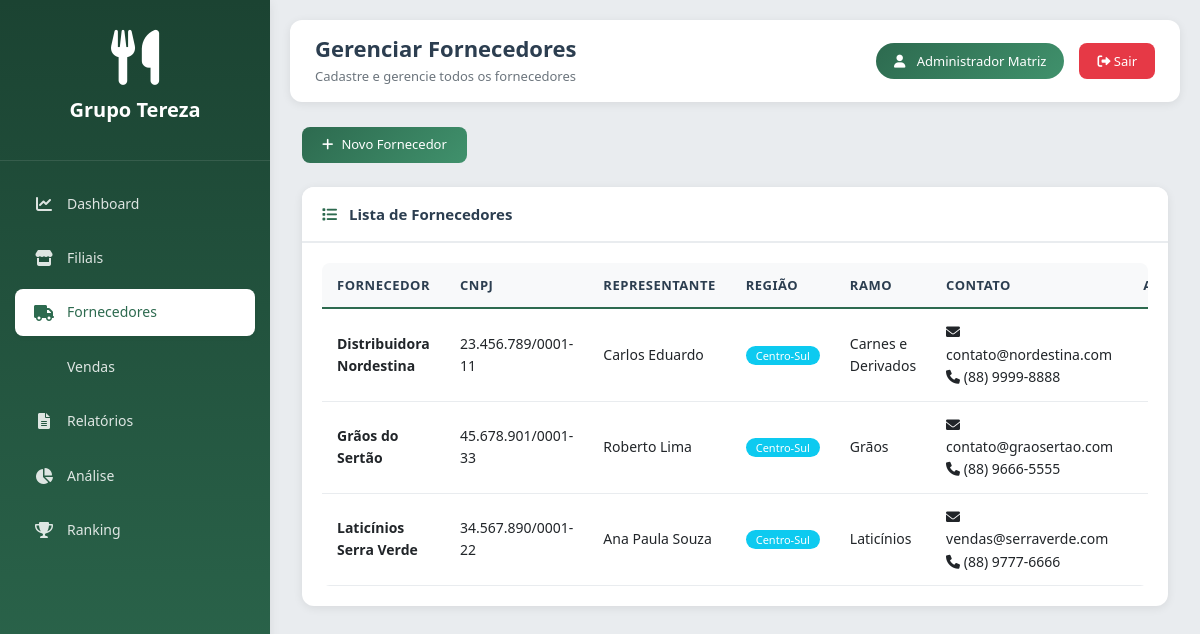
The page /teresa_gastronomia/public/index.php?action=matriz_fornecedores (signed in) on the database its author committed.
### tables this page shows
CREATE TABLE `fornecedores` (
  `id` int(11) NOT NULL,
  `nome` varchar(100) NOT NULL,
  `email` varchar(100) NOT NULL,
  `telefone` varchar(20) NOT NULL,
  `cnpj` varchar(18) NOT NULL,
  `nome_representante` varchar(100) NOT NULL,
  `localizacao` varchar(255) NOT NULL,
  `ramo_alimenticio` varchar(100) NOT NULL,
  `regiao_atuacao` varchar(50) NOT NULL,
  `status` enum('ativo','inativo') DEFAULT 'ativo',
  `created_at` timestamp NOT NULL DEFAULT current_timestamp()
);

### teresa_gastronomia/app/controllers/MatrizController.php (called while the page is built, shortened)
<?php
require_once __DIR__ . '/../models/Database.php';
class MatrizController {
    private $db;
    public function __construct() {
        $this->db = DB::getInstance();
    }
    public function fornecedores() {
        $fornecedores = $this->db->fetchAll("SELECT * FROM fornecedores WHERE status = 'ativo' ORDER BY nome");
        include __DIR__ . '/../views/matriz/fornecedores.php';
    }
}
?>

### teresa_gastronomia/app/models/Database.php (called while the page is built, shortened)
<?php
class DB {
    private static $instance = null;
    private $conn;
    private function __construct() {
        require_once __DIR__ . '/../../config/database.php';
        $database = new Database();
        $this->conn = $database->getConnection();
    }
    public static function getInstance() {
        if(self::$instance == null) {
            self::$instance = new DB();
        }
        return self::$instance;
    }
    public function query($sql, $params = []) {
        $stmt = $this->conn->prepare($sql);
        $stmt->execute($params);
        return $stmt;
    }
    public function fetchAll($sql, $params = []) {
        $stmt = $this->query($sql, $params);
        return $stmt->fetchAll(PDO::FETCH_ASSOC);
    }
}
?>

### teresa_gastronomia/config/database.php (called while the page is built, shortened)
<?php
class Database {
    private $host = "localhost";
    private $db_name = "teresa_gastronomia";
    private $username = "root";
    private $password = "";
    public function getConnection() {
        try {
            $this->conn = new PDO("mysql:host=" . $this->host . ";dbname=" . $this->db_name,
                                  $this->username, $this->password);
            $this->conn->setAttribute(PDO::ATTR_ERRMODE, PDO::ERRMODE_EXCEPTION);
            $this->conn->exec("set names utf8");
            return $this->conn;
        } catch(PDOException $exception) {
            return null;
        }
    }
}
?>

### teresa_gastronomia/app/views/matriz/fornecedores.php (the view, shortened to what this page needs)
<?php
$page_title = 'Gerenciar Fornecedores';
$page_subtitle = 'Cadastre e gerencie todos os fornecedores';
$active_menu = 'fornecedores';
include __DIR__ . '/../layout/header.php';
?>
<div class="container-fluid">
    <div class="row mb-4">
        <div class="col-12">
            <button class="btn btn-primary" data-bs-toggle="modal" data-bs-target="#cadastrarFornecedorModal">
                <i class="fas fa-plus"></i> Novo Fornecedor
            </button>
        </div>
    </div>
    <div class="card">
        <div class="card-header">
            <i class="fas fa-list"></i> Lista de Fornecedores
        </div>
        <div class="card-body">
            <div class="table-responsive">
                <table class="table table-hover">
                    <thead>
                        <tr>
                            <th>Fornecedor</th>
                            <th>CNPJ</th>
                            <th>Representante</th>
                            <th>Região</th>
                            <th>Ramo</th>
                            <th>Contato</th>
                            <th>Ações</th>
                        </tr>
                    </thead>
                    <tbody>
                        <?php foreach($fornecedores as $fornecedor): ?>
                        <tr>
                            <td><strong><?php echo $fornecedor['nome']; ?></strong></td>
                            <td><?php echo $fornecedor['cnpj']; ?></td>
                            <td><?php echo $fornecedor['nome_representante']; ?></td>
                            <td><span class="badge bg-info"><?php echo $fornecedor['regiao_atuacao']; ?></span></td>
                            <td><?php echo $fornecedor['ramo_alimenticio']; ?></td>
                            <td>
                                <i class="fas fa-envelope"></i> <?php echo $fornecedor['email']; ?><br>
                                <i class="fas fa-phone"></i> <?php echo $fornecedor['telefone']; ?>
                            </td>
                            <td>
                                <button class="btn btn-sm btn-outline-primary" onclick="verFornecedor(<?php echo $fornecedor['id']; ?>)">
                                </button>
                            </td>
                        </tr>
                        <?php endforeach; ?>
                    </tbody>
                </table>
            </div>
        </div>
    </div>
</div>
<?php include __DIR__ . '/../layout/footer.php'; ?>

### teresa_gastronomia/public/index.php (shortened to what this page needs)
<?php
$action = isset($_GET['action']) ? $_GET['action'] : 'login';
switch($action) {
    case 'matriz_fornecedores':
        $controller = new MatrizController();
        $controller->fornecedores();
        break;
}
?>

### teresa_gastronomia/app/views/layout/header.php (shortened to what this page needs)
<!DOCTYPE html>
<html lang="pt-br">
<head>
    <link href="https://cdn.jsdelivr.net/npm/bootstrap@5.1.3/dist/css/bootstrap.min.css" rel="stylesheet">
    <link rel="stylesheet" href="https://cdnjs.cloudflare.com/ajax/libs/font-awesome/6.0.0/css/all.min.css">
</head>
<body>
    <div class="sidebar">
        <div class="sidebar-header">
            <i class="fas fa-utensils"></i>
            <h3>Grupo Tereza</h3>
        </div>
        <div class="sidebar-menu">
            <?php if($_SESSION['usuario_tipo'] == 'matriz'): ?>
                <a href="index.php?action=matriz_dashboard" class="<?php echo ($active_menu ?? '') == 'dashboard' ? 'active' : ''; ?>">
                    <i class="fas fa-chart-line"></i> Dashboard
                </a>
                <a href="index.php?action=matriz_filiais" class="<?php echo ($active_menu ?? '') == 'filiais' ? 'active' : ''; ?>">
                    <i class="fas fa-store"></i> Filiais
                </a>
                <a href="index.php?action=matriz_fornecedores" class="<?php echo ($active_menu ?? '') == 'fornecedores' ? 'active' : ''; ?>">
                    <i class="fas fa-truck"></i> Fornecedores
                </a>
                <a href="index.php?action=matriz_vendas">
                    <i class="fas fa-chart-simple"></i> Vendas
                </a>
                <a href="index.php?action=matriz_relatorios" class="<?php echo ($active_menu ?? '') == 'relatorios' ? 'active' : ''; ?>">
                    <i class="fas fa-file-alt"></i> Relatórios
                </a>
                <a href="index.php?action=matriz_analise_consumo" class="<?php echo ($active_menu ?? '') == 'analise' ? 'active' : ''; ?>">
                    <i class="fas fa-chart-pie"></i> Análise
                </a>
                <a href="index.php?action=matriz_ranking" class="<?php echo ($active_menu ?? '') == 'ranking' ? 'active' : ''; ?>">
                    <i class="fas fa-trophy"></i> Ranking
                </a>
            <?php endif; ?>
        </div>
    </div>
    <div class="main-content">
        <div class="top-bar">
            <div class="page-title">
                <h2><?php echo $page_title ?? 'Dashboard'; ?></h2>
                <p><?php echo $page_subtitle ?? ''; ?></p>
            </div>
            <div class="user-info">
                <span class="user-badge">
                    <i class="fas fa-user"></i> <?php echo $_SESSION['usuario_nome']; ?>
                </span>
                <a href="index.php?action=logout" class="btn-logout">
                    <i class="fas fa-sign-out-alt"></i> Sair
                </a>
            </div>
        </div>

### teresa_gastronomia/app/views/layout/footer.php (shortened to what this page needs)
    </div>
</body>
</html>

### rows shown on the page
fornecedores: nome "Distribuidora Nordestina", cnpj "23.456.789/0001-11", nome_representante "Carlos Eduardo", regiao_atuacao "Centro-Sul", ramo_alimenticio "Carnes e Derivados", email "contato@nordestina.com", telefone "(88) 9999-8888"
fornecedores: nome "Grãos do Sertão", cnpj "45.678.901/0001-33", nome_representante "Roberto Lima", regiao_atuacao "Centro-Sul", ramo_alimenticio "Grãos", email "contato@graosertao.com", telefone "(88) 9666-5555"
fornecedores: nome "Laticínios Serra Verde", cnpj "34.567.890/0001-22", nome_representante "Ana Paula Souza", regiao_atuacao "Centro-Sul", ramo_alimenticio "Laticínios", email "vendas@serraverde.com", telefone "(88) 9777-6666"

### other values the page prints
$page_title "Gerenciar Fornecedores"
$page_subtitle "Cadastre e gerencie todos os fornecedores"
$_SESSION['usuario_nome'] "Administrador Matriz"
